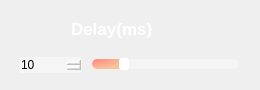
                 <widget class="QFrame" name="Delay_QF">
                  <property name="minimumSize">
                   <size>
                    <width>260</width>
                    <height>90</height>
                   </size>
                  </property>
                  <property name="maximumSize">
                   <size>
                    <width>260</width>
                    <height>90</height>
                   </size>
                  </property>
                  <property name="styleSheet">
                   <string notr="true">QFrame#Delay_QF{
border:2px solid rgba(255, 255, 255, 70);
border-radius:15px;
}</string>
                  </property>
                  <layout class="QVBoxLayout" name="verticalLayout_19">
                   <item>
                    <widget class="QPushButton" name="ToggleBotton_4">
                     <property name="sizePolicy">
                      <sizepolicy hsizetype="Expanding" vsizetype="Fixed">
                       <horstretch>0</horstretch>
                       <verstretch>0</verstretch>
                      </sizepolicy>
                     </property>
                     <property name="minimumSize">
                      <size>
                       <width>0</width>
                       <height>30</height>
                      </size>
                     </property>
                     <property name="maximumSize">
                      <size>
                       <width>16777215</width>
                       <height>30</height>
                      </size>
                     </property>
                     <property name="font">
                      <font>
                       <family>Nirmala UI</family>
                       <pointsize>13</pointsize>
                       <italic>false</italic>
                       <bold>true</bold>
                      </font>
                     </property>
                     <property name="cursor">
                      <cursorShape>ArrowCursor</cursorShape>
                     </property>
                     <property name="mouseTracking">
                      <bool>true</bool>
                     </property>
                     <property name="focusPolicy">
                      <enum>Qt::FocusPolicy::StrongFocus</enum>
                     </property>
                     <property name="contextMenuPolicy">
                      <enum>Qt::ContextMenuPolicy::DefaultContextMenu</enum>
                     </property>
                     <property name="layoutDirection">
                      <enum>Qt::LayoutDirection::LeftToRight</enum>
                     </property>
                     <property name="autoFillBackground">
                      <bool>false</bool>
                     </property>
                     <property name="styleSheet">
                      <string notr="true">QPushButton{
background-image:url(:/setting /images/newsize/delay.png);
background-repeat: no-repeat;
background-position: left center;
border: none;
border-left: 20px solid transparent;

text-align: left;
padding-left: 40px;
padding-bottom: 2px;
color: white;
font: 700 13pt &quot;Nirmala UI&quot;;
}</string>
                     </property>
                     <property name="text">
                      <string>Delay(ms)</string>
                     </property>
                     <property name="autoDefault">
                      <bool>false</bool>
                     </property>
                     <property name="default">
                      <bool>false</bool>
                     </property>
                     <property name="flat">
                      <bool>false</bool>
                     </property>
                    </widget>
                   </item>
                   <item>
                    <widget class="QFrame" name="frame_2">
                     <property name="sizePolicy">
                      <sizepolicy hsizetype="Preferred" vsizetype="Preferred">
                       <horstretch>0</horstretch>
                       <verstretch>0</verstretch>
                      </sizepolicy>
                     </property>
                     <property name="minimumSize">
                      <size>
                       <width>0</width>
                       <height>20</height>
                      </size>
                     </property>
                     <property name="maximumSize">
                      <size>
                       <width>16777215</width>
                       <height>20</height>
                      </size>
                     </property>
                     <layout class="QHBoxLayout" name="horizontalLayout_18" stretch="3,7">
                      <property name="spacing">
                       <number>10</number>
                      </property>
                      <property name="leftMargin">
                       <number>8</number>
                      </property>
                      <property name="topMargin">
                       <number>0</number>
                      </property>
                      <property name="rightMargin">
                       <number>10</number>
                      </property>
                      <property name="bottomMargin">
                       <number>0</number>
                      </property>
                      <item>
                       <widget class="QSpinBox" name="speed_spinbox">
                        <property name="styleSheet">
                         <string notr="true">QSpinBox {
border: 0px solid lightgray;
border-radius: 2px;
background-color: rgba(255,255,255,90);
font: 600 9pt &quot;Segoe UI&quot;;
}
        
QSpinBox::up-button {
width: 10px;
height: 9px;
margin: 0px 3px 0px 0px;
border-image: url(:/setting /images/newsize/box_up.png);
}
QSpinBox::up-button:pressed {
margin-top: 1px;
}
            
QSpinBox::down-button {
width: 10px;
height: 9px;
margin: 0px 3px 0px 0px;
border-image:url(:/setting /images/newsize/box_down.png);
}
QSpinBox::down-button:pressed {
margin-bottom: 1px;
}</string>
                        </property>
                        <property name="maximum">
                         <number>50</number>
                        </property>
                        <property name="value">
                         <number>10</number>
                        </property>
                       </widget>
                      </item>
                      <item>
                       <widget class="QSlider" name="speed_slider">
                        <property name="cursor">
                         <cursorShape>PointingHandCursor</cursorShape>
                        </property>
                        <property name="styleSheet">
                         <string notr="true">QSlider::groove:horizontal {
border: none;
height: 10px;
background-color: rgba(255,255,255,90);
border-radius: 5px;
}

QSlider::handle:horizontal {
width: 10px;
margin: -1px 0px -1px 0px;
border-radius: 3px;
background-color: white;
}

QSlider::sub-page:horizontal {
background-color: qradialgradient(cx:0, cy:0, radius:1, fx:0.1, fy:0.1, stop:0 rgb(253, 139, 133),  stop:1 rgb(248, 194, 152));
border-radius: 5px;
}</string>
                        </property>
                        <property name="maximum">
                         <number>50</number>
                        </property>
                        <property name="value">
                         <number>10</number>
                        </property>
                        <property name="orientation">
                         <enum>Qt::Orientation::Horizontal</enum>
                        </property>
                       </widget>
                      </item>
                     </layout>
                    </widget>
                   </item>
                  </layout>
                 </widget>
